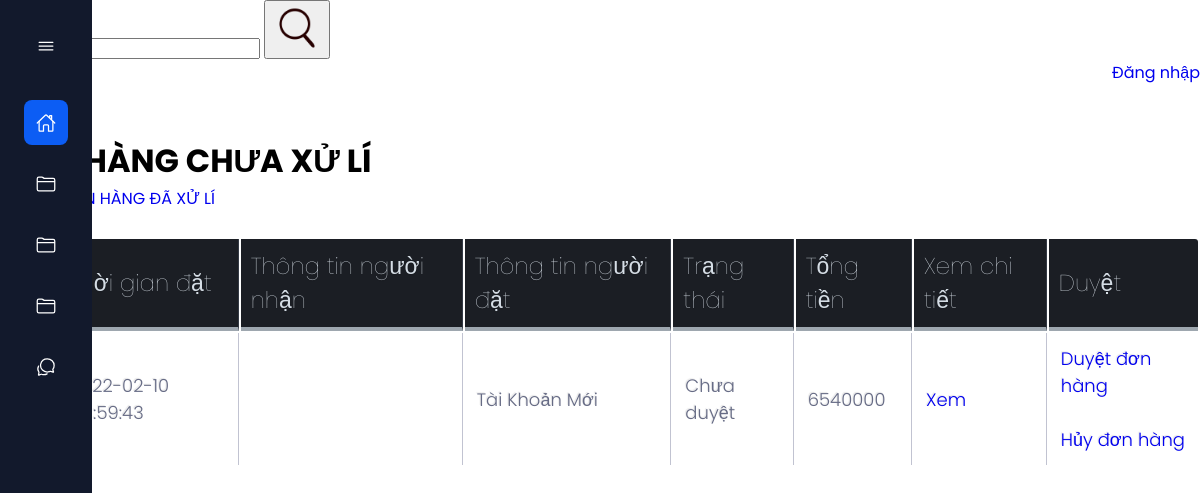
Before: /admin/receipts/index.php?index=2 (signed in) with the older database file.
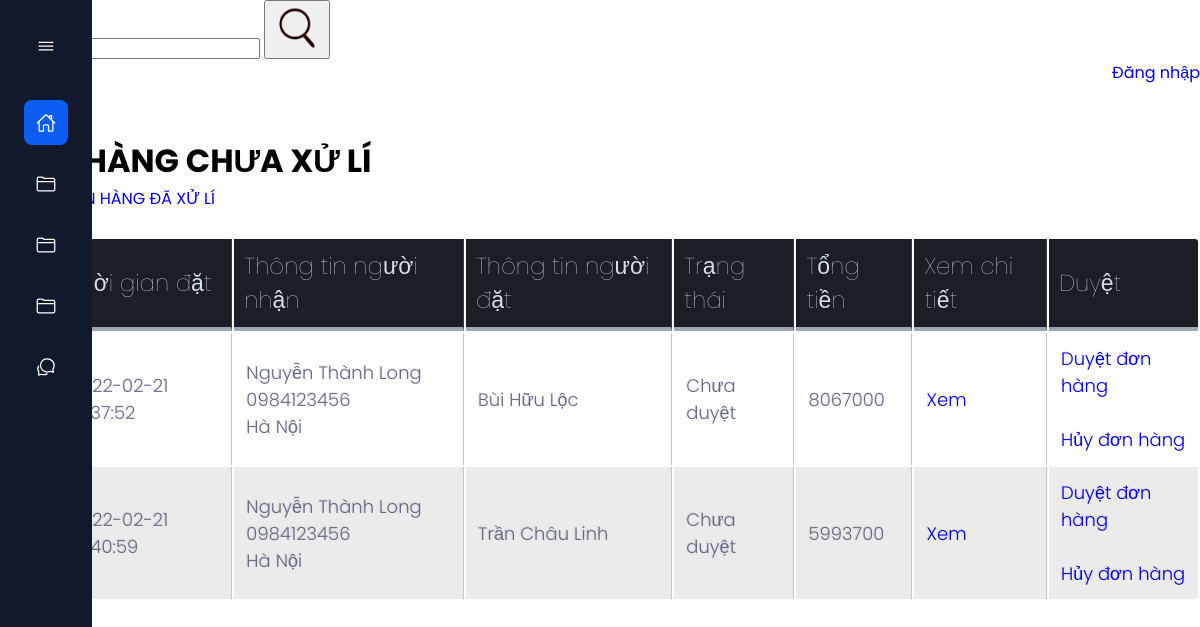
After: the same page with the newer database file.
### tables this page shows
CREATE TABLE `receipts` (
  `id` int NOT NULL,
  `customer_id` int NOT NULL,
  `order_time` timestamp NOT NULL DEFAULT CURRENT_TIMESTAMP,
  `receiver_id` varchar(50) DEFAULT NULL,
  `note` mediumtext,
  `status` int NOT NULL,
  `total` int DEFAULT NULL
);

CREATE TABLE `customers` (
  `id` int NOT NULL,
  `name` varchar(200) NOT NULL,
  `gender` varchar(200) NOT NULL,
  `dob` date NOT NULL,
  `email` varchar(200) NOT NULL,
  `password` varchar(200) NOT NULL,
  `token` varchar(200) DEFAULT NULL
);

### admin/receipts/index.php (the view, shortened to what this page needs)
<!DOCTYPE html>
<html>
<head>
	<link rel="stylesheet" href="../index3.css">
	<link rel="stylesheet" href="../style_validate1.css">
	<link rel="stylesheet" type="text/css" href="../style_table.css">
</head>
<?php
require '../connect_database.php';
if (isset($_GET['index'])) {
	$i = $_GET['index'];
} else {
	$i = 1;
}
$sql_command_select_receipts = "select count(*) from receipts where status = 2 or status = 4";
$query_sql_command_select_receipts = mysqli_query($connect_database, $sql_command_select_receipts);
$count_receipts = mysqli_fetch_array($query_sql_command_select_receipts)['count(*)'];
$receipts_on_page = 5;
$count_pages = ceil ($count_receipts / $receipts_on_page);
$skip_receipts_page = ( $i - 1 ) * $receipts_on_page;
$sql_command_select = "SELECT receipts.*, customers.name as 'customer_name', receivers.name as 'receiver_name', receivers.phone as 'receiver_phone', receivers.address as 'receiver_address'
from receipts
left JOIN receivers on receivers.id = receipts.receiver_id
join customers on customers.id = receipts.customer_id
where receipts.status in (2, 4)
GROUP BY receipts.id
limit $receipts_on_page offset $skip_receipts_page";
$query_sql_command_select = mysqli_query($connect_database, $sql_command_select);
 ?>
<body>
<body>
<?php require '../menu.php'; ?>
<div class="top">
	<div class = "search">
		<form class = "form_search">
			<input type="search" name="search" value = "<?php echo $content_search ?>">
			<button>
				<img src="../style/style_image/icon_search.png" width="50px">
			</button>
		</form>
	</div>
	<div class = "login">
		<a class = "login" href="https://google.com">Đăng nhập</a>
	</div>
</div>
<div class = "bot">
	<div class = "header">
		<h1 class =  "header" >ĐƠN HÀNG CHƯA XỬ LÍ</h1>
		-> <a href = "view_receipts_finished.php">XEM ĐƠN HÀNG ĐÃ XỬ LÍ</a>
	</div>
	<br>
		<?php require '../validate.php' ?>
		<table class = "table">
			<tr>
				<th>Mã</th>
				<th>Thời gian đặt</th>
				<th>Thông tin người nhận</th>
				<th>Thông tin người đặt</th>
				<th>Trạng thái</th>
				<th>Tổng tiền</th>
				<th>Xem chi tiết</th>
				<th>Duyệt</th>
			</tr>
			<?php foreach ($query_sql_command_select as $each_receipt) : ?>
			<?php if ($each_receipt['status'] == 2 || $each_receipt['status'] == 4 ) { ?>
			<tr>
				<td><?php echo $each_receipt['id'] ?></td>
				<td><?php echo $each_receipt['order_time'] ?></td>
				<td>
					<?php echo $each_receipt['receiver_name'] ?><br>
					<?php echo $each_receipt['receiver_phone'] ?><br>
					<?php echo $each_receipt['receiver_address'] ?><br>
				</td>
				<td>
					<?php echo $each_receipt['customer_name'] ?><br>
				</td>
				<td>
					<?php
					switch ($each_receipt['status']) {
						case 2:
							echo 'Chưa duyệt';
							break;
					}
					 ?>
				</td>
				<td><?php echo $each_receipt['total'] ?></td>
				<td>
					<a href="detail_receipt.php?id=<?php echo $each_receipt['id'] ?>">Xem</a>
				</td>
				<td>
					<?php if ( $each_receipt['status'] == 2 ) { ?>
						<a href="update_receipt.php?id=<?php echo $each_receipt['id'] ?>&status=4">Duyệt đơn hàng</a>
					<?php } ?>
					<br>
					<br>
					<a href="update_receipt.php?id=<?php echo $each_receipt['id'] ?>&status=3">Hủy đơn hàng</a>
				</td>
			</tr>
			<?php } ?>
			<?php endforeach ?>
		</table>
		<?php for ($i = 1; $i <= $count_pages; $i++ ) { ?>
			<a href = "?index=<?php echo $i ?>">
			</a>
		<?php } ?>
</div>
</body>
</html>

Changed rows visible on the page:
removed receipts: order_time "2022-02-10 08:59:43", customer.name "Tài Khoản Mới", status "Chưa duyệt", total "6540000"
added receipts: order_time "2022-02-21 15:37:52", receiver_name "Nguyễn Thành Long", receiver_phone "0984123456", receiver_address "Hà Nội", customer.name "Bùi Hữu Lộc", status "Chưa duyệt", total "8067000"
added receipts: order_time "2022-02-21 15:40:59", receiver_name "Nguyễn Thành Long", receiver_phone "0984123456", receiver_address "Hà Nội", customer.name "Trần Châu Linh", status "Chưa duyệt", total "5993700"
